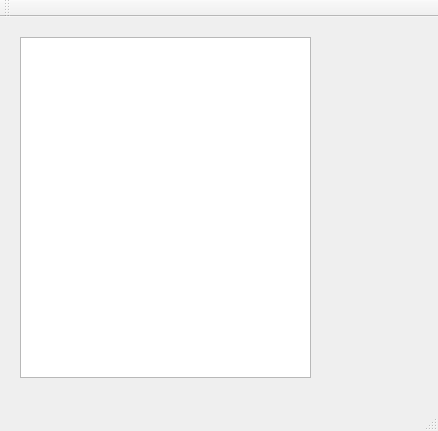
<?xml version="1.0" encoding="UTF-8"?>
<ui version="4.0">
 <class>MainWindow</class>
 <widget class="QMainWindow" name="MainWindow">
  <property name="geometry">
   <rect>
    <x>0</x>
    <y>0</y>
    <width>438</width>
    <height>431</height>
   </rect>
  </property>
  <property name="windowTitle">
   <string>MainWindow</string>
  </property>
  <widget class="QWidget" name="centralWidget">
   <widget class="QListWidget" name="listWidget">
    <property name="geometry">
     <rect>
      <x>20</x>
      <y>20</y>
      <width>291</width>
      <height>341</height>
     </rect>
    </property>
   </widget>
   <widget class="QPushButton" name="pushButton">
    <property name="geometry">
     <rect>
      <x>320</x>
      <y>30</y>
      <width>101</width>
      <height>81</height>
     </rect>
    </property>
    <property name="styleSheet">
     <string notr="true">#pushButton {
background-color: transparent;
border-image: url(C:/Users/illya/Documents/server/print_icon.png);
background: none;
border: none;
background-repeat: none;
}
#pushButton:pressed
{
   border-image: url(:up.png);
}
</string>
    </property>
    <property name="text">
     <string/>
    </property>
   </widget>
  </widget>
  <widget class="QMenuBar" name="menuBar">
   <property name="geometry">
    <rect>
     <x>0</x>
     <y>0</y>
     <width>438</width>
     <height>26</height>
    </rect>
   </property>
  </widget>
  <widget class="QToolBar" name="mainToolBar">
   <attribute name="toolBarArea">
    <enum>TopToolBarArea</enum>
   </attribute>
   <attribute name="toolBarBreak">
    <bool>false</bool>
   </attribute>
  </widget>
  <widget class="QStatusBar" name="statusBar"/>
 </widget>
 <layoutdefault spacing="6" margin="11"/>
 <resources/>
 <connections/>
</ui>
